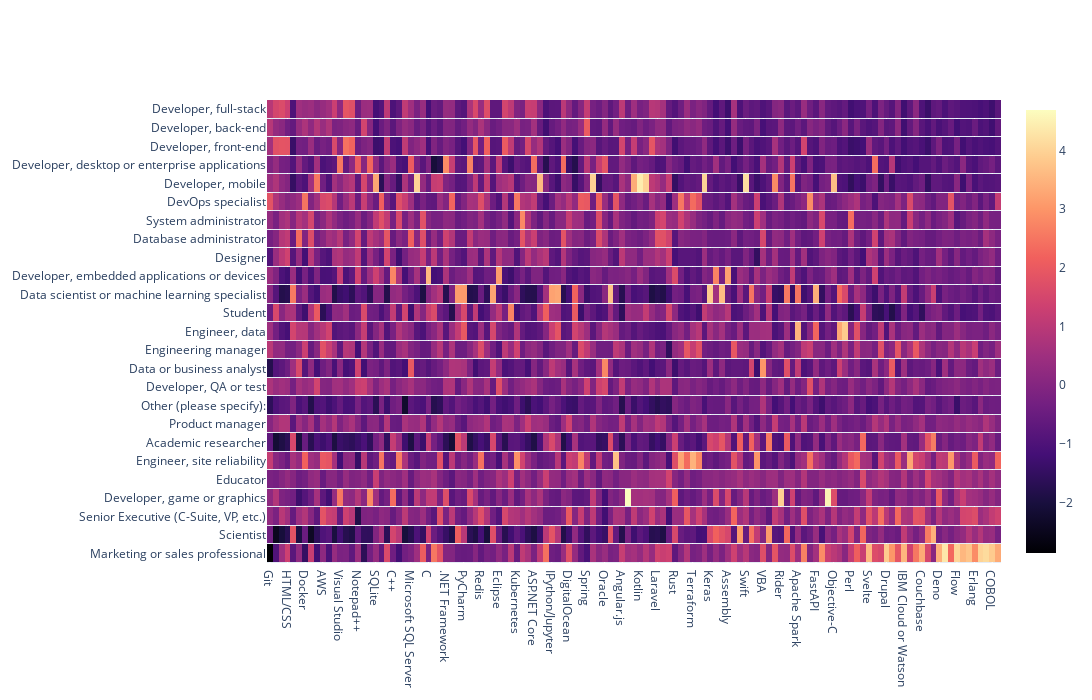

Notebook cell for this chart:
### Code cell
fig = go.Figure(data=go.Heatmap(z=std_skills, x=skills.columns,y=skills.index, colorscale='magma', ygap=1))
fig.update_layout(width=2500, height=700)
fig.show()

### Figure 1 — Plotly figure (JSON) as saved in the notebook; plotly's stock layout.template omitted (floating-point values rounded to 4 significant figures; data arrays with more than 128 entries replaced by an {"elided": "..."} marker saying what was removed)
{"data": [{"colorscale": [[0, "#000004"], [0.1111, "#180f3d"], [0.2222, "#440f76"], [0.3333, "#721f81"], [0.4444, "#9e2f7f"], [0.5556, "#cd4071"], [0.6667, "#f1605d"], [0.7778, "#fd9668"], [0.8889, "#feca8d"], [1, "#fcfdbf"]], "type": "heatmap", "x": ["Git", "Visual Studio Code", "JavaScript", "HTML/CSS", "Python", "SQL", "Docker", "MySQL", "Java", "AWS", "PostgreSQL", "Node.js", "Visual Studio", "React.js", "TypeScript", "Notepad++", "IntelliJ", "C#", "SQLite", "Bash/Shell", "jQuery", "C++", "Vim", "MongoDB", "Microsoft SQL Server", "Android Studio", "PHP", "C", "Sublime Text", "Google Cloud Platform", ".NET Framework", "Microsoft Azure", "NumPy", "PyCharm", ".NET Core / .NET 5", "Express", "Redis", "Angular", "Pandas", "Eclipse", "Yarn", "Heroku", "Kubernetes", "MariaDB", "Vue.js", "ASP.NET Core ", "Firebase", "Atom", "IPython/Jupyter", "Flask", "ASP.NET", "DigitalOcean", "Django", "Elasticsearch", "Spring", "Xcode", "PowerShell", "Oracle", "TensorFlow", "Go", "Angular.js", "Unity 3D", "React Native", "Kotlin", "Flutter", "Webstorm", "Laravel", "PHPStorm", "NetBeans", "Rust", "Ansible", "Ruby", "Terraform", "DynamoDB", "Dart", "Keras", "Qt", "Torch/PyTorch", "Assembly", "Ruby on Rails", "Emacs", "Swift", "R", "Neovim", "VBA", "Matlab", "Cordova", "Rider", "RStudio", "Xamarin", "Apache Spark", "Gatsby", "Groovy", "FastAPI", "Symfony", "Unreal Engine", "Objective-C", "Hadoop", "Scala", "Perl", "Cassandra", "Haskell", "Svelte", "Delphi", "Clojure", "Drupal", "IBM DB2", "Elixir", "IBM Cloud or Watson", "Puppet", "RubyMine", "Couchbase", "LISP", "Julia", "Deno", "Oracle Cloud Infrastructure", "Chef", "Flow", "F#", "TextMate", "Erlang", "APL", "Crystal", "COBOL", "Pulumi"], "y": ["Marketing or sales professional", "Scientist", "Senior Executive (C-Suite, VP, etc.)", "Developer, game or graphics", "Educator", "Engineer, site reliability", "Academic researcher", "Product manager", "Other (please specify):", "Developer, QA or test", "Data or business analyst", "Engineering manager", "Engineer, data", "Student", "Data scientist or machine learning specialist", "Developer, embedded applications or devices", "Designer", "Database administrator", "System administrator", "DevOps specialist", "Developer, mobile", "Developer, desktop or enterprise applications", "Developer, front-end", "Developer, back-end", "Developer, full-stack"], "ygap": 1, "z": {"elided": "25x125 float values"}}], "layout": {"height": 700, "width": 2500}}
